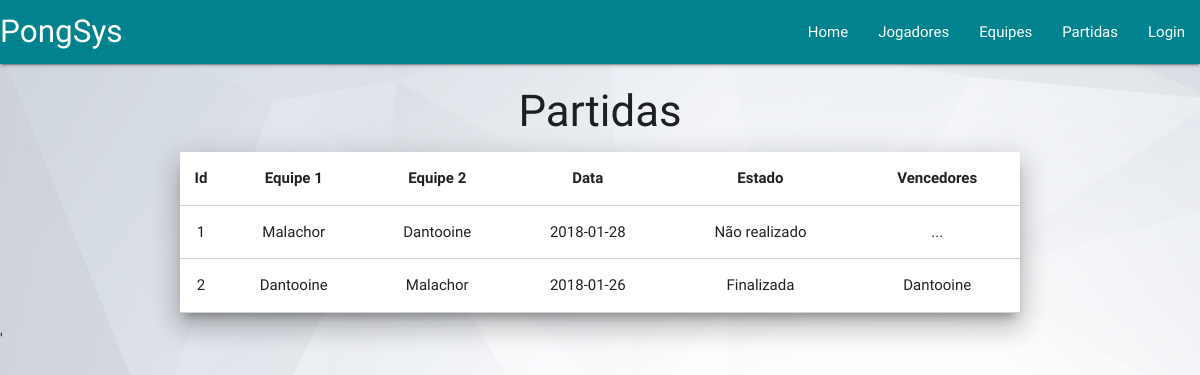
Page /view/listarPartidas.php on the committed database.
### tables this page shows
CREATE TABLE `Partida` (
  `idPartida` int(11) NOT NULL,
  `equipe1` int(11) NOT NULL,
  `equipe2` int(11) NOT NULL,
  `data` date NOT NULL,
  `estado` int(11) NOT NULL,
  `resultado` varchar(45) NOT NULL
);

CREATE TABLE `Equipe` (
  `idEquipe` int(11) NOT NULL,
  `nomeEquipe` varchar(45) NOT NULL
);

### persistence/conexao.php (called while the page is built, shortened)
<?php
  class Conexao{
    var $link;
    function Conexao() {
      $this->servidor = 'localhost';
      $this->usuario = 'PongSys';
      $this->senha = '3emM7yM1T0lW9qZK';
      $this->bd = 'PongSys';
      $this->link = mysqli_connect($this->servidor,
              $this->usuario,$this->senha,$this->bd);
    }
    function getLink(){
      return $this->link;
    }
  }
?>

### persistence/partidaDAO.php (called while the page is built, shortened)
<?php
  require_once('../model/partida.php');
  class PartidaDAO {
    function listarPartidas($link) {
      $SQL = "SELECT * FROM Partida";
      $retorno = mysqli_query($link, $SQL);
      $partidas = array();
      if(mysqli_num_rows($retorno) > 0) {
        $ret = $retorno->fetch_all();
        foreach($ret as $l) {
          $partidas[] = new Partida($l[1], $l[2], $l[3], $l[4], $l[5], $l[0]);
        }
        return $partidas;
      }
      return null;
    }
  }
?>

### model/partida.php (called while the page is built, shortened)
<?php
  class Partida{
    private $idPartida;
    private $equipe1;
    private $equipe2;
    private $data;
    private $estado;
    function __construct($equipe1, $equipe2, $data, $estado, $resultado, $idPartida){
      $this->idPartida = $idPartida;
      $this->equipe1 = $equipe1;
      $this->equipe2 = $equipe2;
      $this->data = $data;
      $this->estado = $estado;
    }
    public function getIdPartida(){
      return $this->idPartida;
    }
    public function getEquipe1(){
      return $this->equipe1;
    }
    public function getEquipe2(){
      return $this->equipe2;
    }
    public function getData(){
      return $this->data;
    }
    public function getEstado(){
      return $this->estado;
    }
  }
?>

### persistence/equipeDAO.php (called while the page is built, shortened)
<?php
  require_once('../model/equipe.php');
  class EquipeDAO{
    function buscarEquipe($idEquipe, $link){
      $SQL = "SELECT * FROM Equipe WHERE idEquipe = ".$idEquipe.";";
      $retorno = mysqli_query($link, $SQL);
      if(mysqli_num_rows($retorno) > 0){
        $ret = $retorno->fetch_all();
        foreach($ret as $linha){
          $resultado = new Equipe($linha[1],$linha[0]);
          return $resultado;
        }
      }
      return null;
    }
  }
?>

### model/equipe.php (called while the page is built, shortened)
<?php
  class Equipe{
    private $nomeEquipe;
    function __construct($nomeEquipe, $idEquipe){
      $this->nomeEquipe = $nomeEquipe;
    }
    public function getNome(){
      return $this->nomeEquipe;
    }
  }
?>

### view/listarPartidas.php (the view, shortened to what this page needs)
<!DOCTYPE html>
<html>
<head>
  <link type="text/css" rel="stylesheet" href="css/materialize.min.css"  media="screen,projection" />
  <link rel="stylesheet" href="./style.css" />
</head>
<body>
  <nav>
    <div class="nav-wrapper">
      <a href="#" class="brand-logo">PongSys</a>
      <ul id="nav-mobile" class="right hide-on-med-and-down">
        <li><a href="../view">Home</a></li>
        <li><a href="../view/listarJogadores.php">Jogadores</a></li>
        <li><a href="../view/listarEquipes.php">Equipes</a></li>
        <li><a href="../view/listarPartidas.php">Partidas</a></li>
        <?php
          require_once("../persistence/conexao.php");
          if(array_key_exists('adm',$_SESSION)){
            if($_SESSION["adm"] != null){
              echo "<li><a>Bem-vindo, Organizador</a></li>";
              echo "<li><a href='../control/logoff.php'>Logoff</a></li>";
            }
          }
          else{
            if(array_key_exists('user',$_SESSION)){
              $conexao = new Conexao();
              $jogadorDAO = new JogadorDAO();
              $usuario = $jogadorDAO->consultarJogadorPorEmail($_SESSION['user'], $conexao->getLink());
              if($usuario != null){
                echo "<li><a>Bem-vindo, ".$usuario->getNome()."</a></li>";
                echo "<li><a href='../control/logoff.php'>Logoff</a></li>";
              }
              else{
                echo "<li><a href='login.html'>Login</a></li>";
              }
            }
            else{
              echo "<li><a href='login.html'>Login</a></li>";
            }
          }
        ?>
      </ul>
    </div>
  </nav>
  <div class="container center-align">
    <h3>Partidas</h3>
    <?php
      require_once("../persistence/partidaDAO.php");
      require_once("../persistence/conexao.php");
      require_once("../persistence/equipeDAO.php");
      $c = new Conexao();
      $p = new PartidaDAO();
      $e = new EquipeDAO();
      $partidas = $p->listarPartidas($c->getLink());
      if($partidas != null) {
        echo "<div class='card z-depth-5'>";
        echo "<table border='1' class='highlight centered responsive-table bordered'>";
        echo "<thead><tr> <th>Id</th> <th>Equipe 1</th> <th>Equipe 2</th> <th>Data</th> <th>Estado</th> <th>Vencedores</th> </tr></thead>";
        echo "<tbody>";
        foreach($partidas as $pr) {
          echo "<tr>";
          echo "<td> <a href = '../view/visualizarPartida.php?id=".$pr->getIdPartida()."'></a>".$pr->getIdPartida()."</td>";
          $equipe1 = $e->buscarEquipe($pr->getEquipe1(), $c->getLink())->getNome();
          echo "<td>".$equipe1."</td>";
          $equipe2 = $e->buscarEquipe($pr->getEquipe2(), $c->getLink())->getNome();
          echo "<td>".$equipe2."</td>";
          echo "<td>".$pr->getData()."</td>";
          $estado = $pr->getEstado();
          if($estado == 0) {
            $estado = "Não realizado";
          } elseif ($estado == 1) {
            $estado = "Em andamento";
          } elseif ($estado == 2) {
            $estado = "Finalizada";
          }
          echo "<td>".$estado."</td>";
          echo "<td>";
          if($estado == "Finalizada") {
            if($pr->getResultado() == 1) {
              $win = $pr->getEquipe1();
            } else {
              $win = $pr->getEquipe2();
            }
            $result = $e->buscarEquipe($win, $c->getLink())->getNome();
            echo $result;
          } else {
            echo "...";
          }
          echo "</td>";
        }
        echo "</tbody>";
        echo "</table>";
        echo "</div>";
      } else {
        echo "<p>Não há partidas registradas</p>";
      }
    ?>
  </div>
'  <script type="text/javascript" src="js/jquery-3.2.1.min.js"></script>
</body>
</html>

### view/style.css (style rules this page uses)
a { color: inherit; }
nav { margin-bottom: 20px; }
body { background-image: url('img/back.jpg'); background-size: cover; }
.container { margin-top: 1.5em; }
.nav-wrapper { background-color: #00838f; }

### rows in the picture
partida: idPartida "1", equipe1.nomeEquipe "Malachor", equipe2.nomeEquipe "Dantooine", data "2018-01-28", estado "Não realizado"
partida: idPartida "2", equipe1 "Dantooine", equipe2 "Malachor", data "2018-01-26", estado "Finalizada", result "Dantooine"
